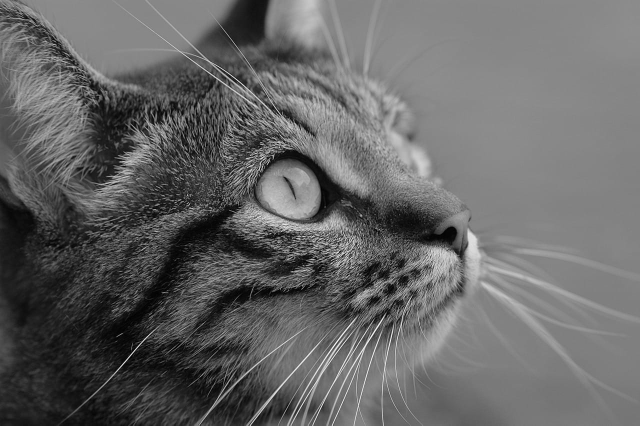
#> input picture Ayudantia_4/imgs/cat.jpg, 1280 x 851 px (shown at 1/2 size)
$ python convolution.py
#> lines starting #> are read from the running program, lines starting #| are printed output that depends on the picture
import numpy as np
import matplotlib.pyplot as plt
from PIL import Image

# =========================
# IMAGEN EN GRIS
# =========================
imagen = plt.imread("imgs/cat.jpg")
#> imagen is the input picture: shape (851, 1280, 3); min 0, max 255, mean 102
imagen = Image.fromarray(imagen).convert('L')
#> imagen: PIL image 1280x851 L
imagen = np.array(imagen).astype(float)
#> imagen: shape (851, 1280) float64

# =========================
# ZOOM 2x2
# =========================
y1, y2 = 398, 400
x1, x2 = 728, 730

zoom = imagen[y1:y2, x1:x2]
#> zoom = [[57, 50], [44, 31]]
h, w = zoom.shape
#> h = 2; w = 2

# =========================
# KERNEL GAUSSIANO
# =========================
kernel = np.array([
    [1, 2, 1],
    [2, 4, 2],
    [1, 2, 1]
], dtype=float) / 16

# =========================
# PADDING (ceros fuera del zoom)
# =========================
pad_img = np.pad(zoom, 1, mode='constant', constant_values=0)
#> pad_img = [[0, 0, 0, 0], [0, 57, 50, 0], [0, 44, 31, 0], [0, 0, 0, 0]]

# =========================
# CONVOLUCIÓN SOLO EN ZOOM
# =========================
result = np.zeros_like(zoom)
#> result = [[0, 0], [0, 0]]

for i in range(h):
    for j in range(w):
        window = pad_img[i:i+3, j:j+3]
        result[i, j] = np.sum(window * kernel)
#> after the loop, result = [[27.94, 26.25], [25.12, 23.06]]

# =========================
# FIGURA 2x3 = 6 IMÁGENES
# =========================
fig, ax = plt.subplots(2, 3, figsize=(18, 10))

# ==================================================
# 1. IMAGEN ORIGINAL + ZOOM MARCADO
# ==================================================
ax[0,0].imshow(imagen, cmap='gray', vmin=0, vmax=255)
rect = plt.Rectangle((x1, y1), w, h, edgecolor='red', facecolor='none', linewidth=2)
ax[0,0].add_patch(rect)
ax[0,0].set_title("Imagen Original")

# ==================================================
# 2. IMAGEN FILTRADA + ZOOM MARCADO
# ==================================================
# aplicar mismo filtro a imagen completa para mostrar
from scipy.signal import convolve2d
filtered_full = convolve2d(imagen, kernel, mode='same', boundary='symm')

ax[0,1].imshow(filtered_full, cmap='gray', vmin=0, vmax=255)
rect2 = plt.Rectangle((x1, y1), w, h, edgecolor='red', facecolor='none', linewidth=2)
ax[0,1].add_patch(rect2)
ax[0,1].set_title("Imagen Filtrada")

# ==================================================
# 3. ZOOM ORIGINAL CON VALORES
# ==================================================
ax[0,2].imshow(zoom, cmap='gray', vmin=0, vmax=255)
ax[0,2].set_title("Zoom Original")

for i in range(h):
    for j in range(w):
        ax[0,2].text(j, i, str(int(zoom[i,j])), color='red',
                     ha='center', va='center', fontsize=18)

# ==================================================
# 4. ZOOM FILTRADO CON VALORES
# ==================================================
ax[1,0].imshow(result, cmap='gray', vmin=0, vmax=255)
ax[1,0].set_title("Zoom Filtrado")

for i in range(h):
    for j in range(w):
        ax[1,0].text(j, i, f"{int(result[i,j])}", color='red',
                     ha='center', va='center', fontsize=18)

# ==================================================
# 5. PADDING (ceros fuera)
# ==================================================
ax[1,1].imshow(pad_img, cmap='gray', vmin=0, vmax=255)
ax[1,1].set_title("Zoom con Padding (0)")

for i in range(pad_img.shape[0]):
    for j in range(pad_img.shape[1]):
        ax[1,1].text(j, i, str(int(pad_img[i,j])),
                     color='red', ha='center', va='center', fontsize=18)

# ==================================================
# 6. KERNEL
# ==================================================
ax[1,2].imshow(kernel, cmap='gray', vmin=0, vmax=1)
ax[1,2].set_title("Kernel Gaussiano")

for i in range(3):
    for j in range(3):
        ax[1,2].text(j, i, f"{int(kernel[i,j])}",
                     color='red', ha='center', va='center', fontsize=18)

# =========================
# LIMPIAR EJES
# =========================
for a in ax.flatten():
    a.axis('off')

plt.tight_layout()
plt.show()
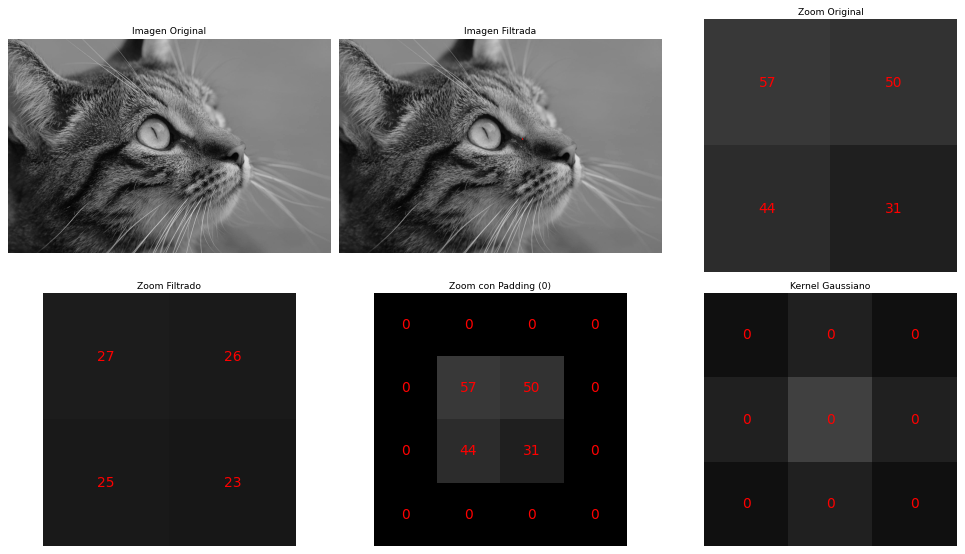
#> figure drawn by matplotlib, 6 panels

$ run again, with Ayudantia_4/imgs/road2.jpg copied over Ayudantia_4/imgs/cat.jpg
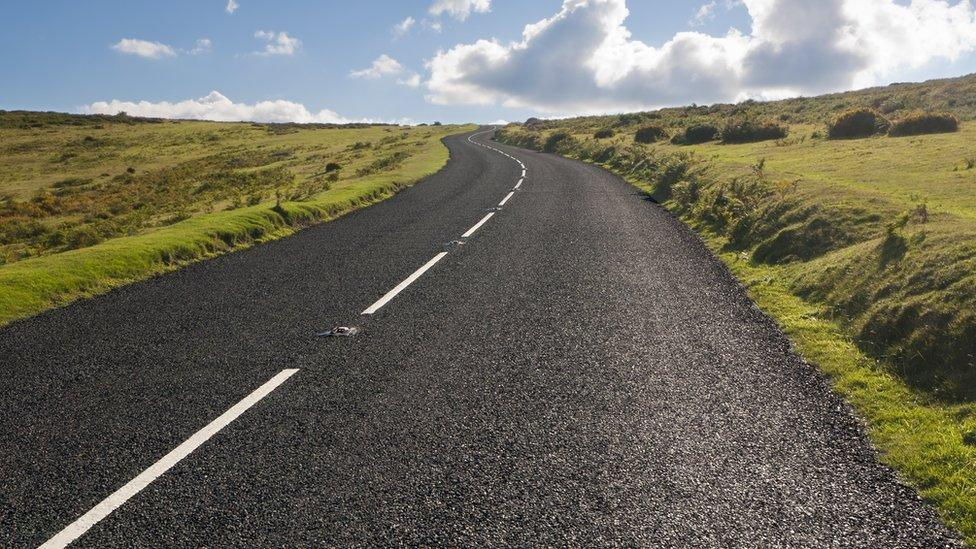
#> input picture Ayudantia_4/imgs/road2.jpg, 976 x 549 px
#> imagen is the input picture: shape (549, 976, 3); mean R, G, B 109.3, 108, 96.1
#> `imagen = Image.fromarray(imagen).convert('L')`:
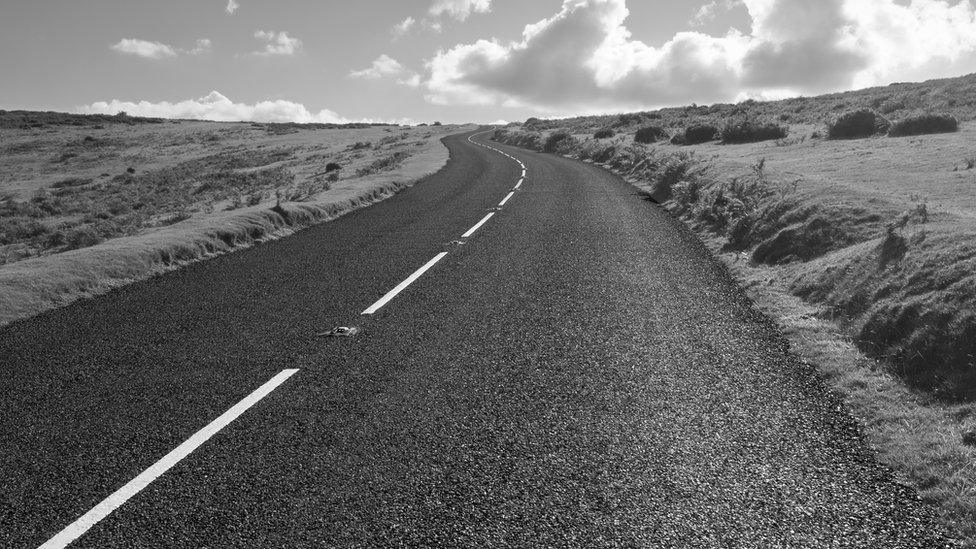
#> imagen: PIL image 976x549 L; min 0, max 255, mean 107
#> zoom = [[45, 62], [87, 74]]
#> pad_img = [[0, 0, 0, 0], [0, 45, 62, 0], [0, 87, 74, 0], [0, 0, 0, 0]]
#> after the loop `for i in range(h):`: result = [[34.5, 35.81], [40.5, 39.94]]

$ run again, with Ayudantia_4/imgs/road3.jpg copied over Ayudantia_4/imgs/cat.jpg
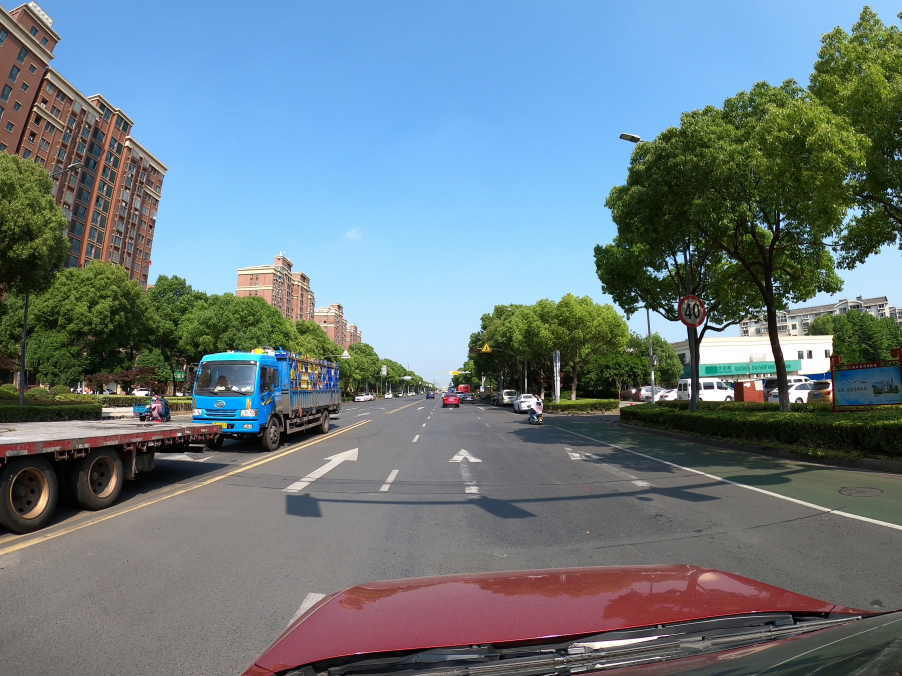
#> input picture Ayudantia_4/imgs/road3.jpg, 2704 x 2028 px (shown at 1/3 size)
#> imagen is the input picture: shape (2028, 2704, 3); mean R, G, B 107.2, 123.3, 131
#> `imagen = Image.fromarray(imagen).convert('L')`:
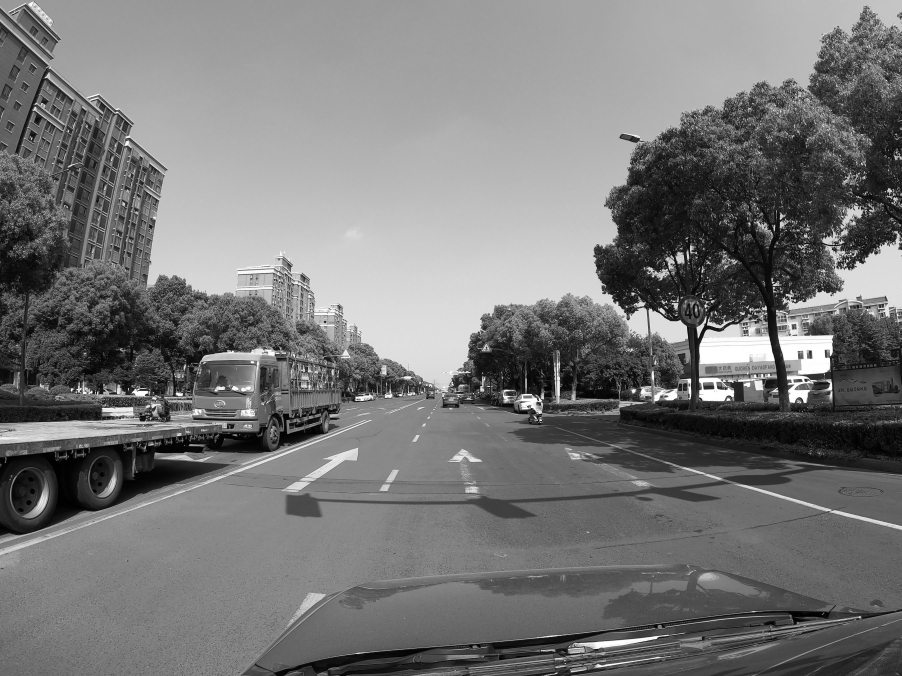
#> imagen: PIL image 2704x2028 L (shown at 1/3 size); min 0, max 255, mean 119.3
#> zoom = [[173, 173], [173, 173]]
#> pad_img = [[0, 0, 0, 0], [0, 173, 173, 0], [0, 173, 173, 0], [0, 0, 0, 0]]
#> after the loop `for i in range(h):`: result = [[97.31, 97.31], [97.31, 97.31]]
